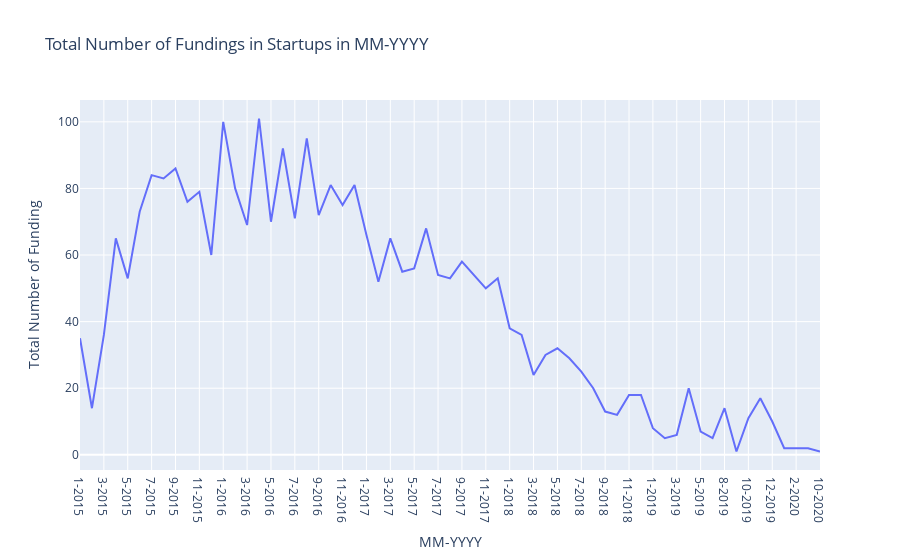

Source (notebook cell):
### Code cell
fig = px.line(temp_df, x='MM-YYYY', y='Total Number of Funding',title='Total Number of Fundings in Startups in MM-YYYY')
fig.show()

### Figure 1 — Plotly figure (JSON) as saved in the notebook; plotly's stock layout.template omitted (floating-point values rounded to 4 significant figures)
{"data": [{"hovertemplate": "MM-YYYY=%{x}<br>Total Number of Funding=%{y}<extra></extra>", "legendgroup": "", "line": {"color": "#636efa", "dash": "solid"}, "marker": {"symbol": "circle"}, "mode": "lines", "name": "", "orientation": "v", "showlegend": false, "type": "scatter", "x": ["1-2015", "2-2015", "3-2015", "4-2015", "5-2015", "6-2015", "7-2015", "8-2015", "9-2015", "10-2015", "11-2015", "12-2015", "1-2016", "2-2016", "3-2016", "4-2016", "5-2016", "6-2016", "7-2016", "8-2016", "9-2016", "10-2016", "11-2016", "12-2016", "1-2017", "2-2017", "3-2017", "4-2017", "5-2017", "6-2017", "7-2017", "8-2017", "9-2017", "10-2017", "11-2017", "12-2017", "1-2018", "2-2018", "3-2018", "4-2018", "5-2018", "6-2018", "7-2018", "8-2018", "9-2018", "10-2018", "11-2018", "12-2018", "1-2019", "2-2019", "3-2019", "4-2019", "5-2019", "6-2019", "8-2019", "9-2019", "10-2019", "11-2019", "12-2019", "1-2020", "2-2020", "9-2020", "10-2020"], "xaxis": "x", "y": [35, 14, 36, 65, 53, 73, 84, 83, 86, 76, 79, 60, 100, 80, 69, 101, 70, 92, 71, 95, 72, 81, 75, 81, 66, 52, 65, 55, 56, 68, 54, 53, 58, 54, 50, 53, 38, 36, 24, 30, 32, 29, 25, 20, 13, 12, 18, 18, 8, 5, 6, 20, 7, 5, 14, 1, 11, 17, 10, 2, 2, 2, 1], "yaxis": "y"}], "layout": {"legend": {"tracegroupgap": 0}, "title": {"text": "Total Number of Fundings in Startups in MM-YYYY"}, "xaxis": {"anchor": "y", "domain": [0, 1], "title": {"text": "MM-YYYY"}}, "yaxis": {"anchor": "x", "domain": [0, 1], "title": {"text": "Total Number of Funding"}}}}
